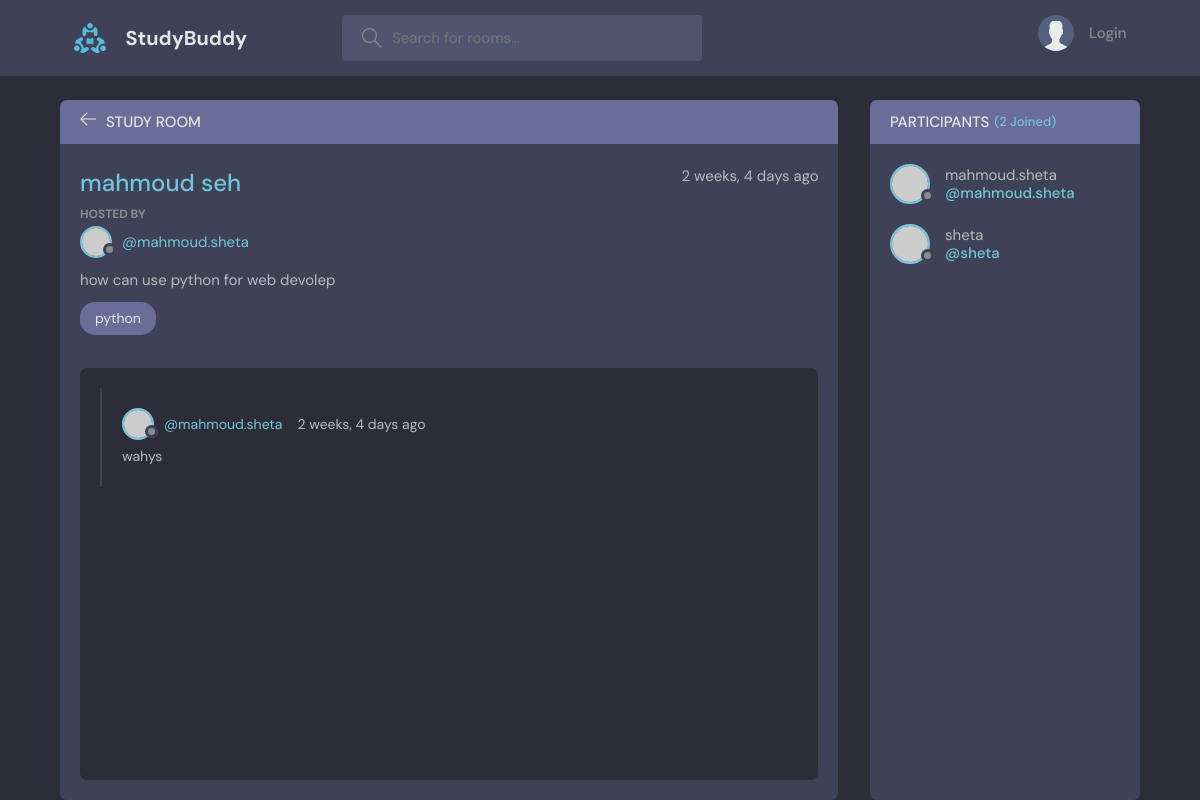
/room/13/, run on the app's committed database.
### base/models.py (models this page shows, shortened)
class Room(models.Model):
    host = models.ForeignKey(User,  on_delete=models.SET_NULL, null=True)
    topic = models.ForeignKey(Topic, on_delete=models.SET_NULL, null=True)
    name = models.CharField(max_length=200)
    descriptor = models.TextField(null=True, blank=True)
    participants = models.ManyToManyField(
        User, related_name='participants', blank=True)
    update = models.DateTimeField(auto_now=True)
    created = models.DateTimeField(auto_now_add=True)
    class Meta:
        ordering = ['-update', 'created']

class Topic(models.Model):
    name = models.CharField(max_length=200)
    def __str__(self):
        return self.name

class Message(models.Model):
    user = models.ForeignKey(User, on_delete=models.CASCADE)
    room = models.ForeignKey(Room, on_delete=models.CASCADE)
    body = models.TextField()
    update = models.DateTimeField(auto_now=True)
    created = models.DateTimeField(auto_now_add=True)
    class Meta:
        ordering = ['-update', 'created']

### base/views.py (the view, shortened to what this page needs)
# urls.py: path('room/<int:pk>/', views.room, name="room"),
def room(request, pk):
    room = Room.objects.get(id=pk)
    room_messages = room.message_set.all()
    Participants = room.participants.all()
    context = {'room': room, 'room_messages': room_messages,
               'participants': Participants, }
    return render(request, 'base/room.html', context)

### base/templates/base/room.html (shortened to what this page needs)
 {% extends 'main.html' %} {% block contant %}
<main class="profile-page layout layout--2">
    <div class="container">
        <div class="room">
            <div class="room__top">
                <div class="room__topLeft">
                    <a href="{%url 'home' %}">
                        <svg version="1.1" xmlns="http://www.w3.org/2000/svg" width="32" height="32" viewBox="0 0 32 32">
                <title>arrow-left</title>
                <path
                  d="M13.723 2.286l-13.723 13.714 13.719 13.714 1.616-1.611-10.96-10.96h27.625v-2.286h-27.625l10.965-10.965-1.616-1.607z"
                ></path>
              </svg>
                    </a>
                    <h3>Study Room</h3>
                </div>
            </div>
            <div class="room__box scroll">
                <div class="room__header scroll">
                    <div class="room__info">
                        <h3>{{room.name}}</h3>
                        <span>{{room.created|timesince}} ago</span>
                    </div>
                    <div class="room__hosted">
                        <p>Hosted By</p>
                        <a href="{%url 'profile' room.host.id %}" class="room__author">
                            <div class="avatar avatar--small">
                                <img src="https://randomuser.me/api/portraits/men/37.jpg" />
                            </div>
                            <span>@{{room.host.username}}</span>
                        </a>
                    </div>
                    <div class="room__details">
                        {{room.descriptor}}
                    </div>
                    <span class="room__topics">{{room.topic}}</span>
                </div>
                <div class="room__conversation">
                    <div class="threads scroll">
                        {%for message in room_messages %}
                        <div class="thread">
                            <div class="thread__top">
                                <div class="thread__author">
                                    <a href="{%url 'profile' message.user.id %}" class="thread__authorInfo">
                                        <div class="avatar avatar--small">
                                            <img src="https://randomuser.me/api/portraits/men/37.jpg" />
                                        </div>
                                        <span>@{{message.user}}</span>
                                    </a>
                                    <span class="thread__date">{{message.created|timesince}} ago</span>
                                </div>
                            </div>
                            <div class="thread__details">
                                {{message.body}}
                            </div>
                        </div>
                        {%endfor%}
                    </div>
                </div>
            </div>
        </div>
        <div class="participants">
            <h3 class="participants__top">Participants <span>({{participants.count}} Joined)</span></h3>
            <div class="participants__list scroll">
                {% for user in participants %}
                <a href="{% url 'profile' user.id %}" class="participant">
                    <div class="avatar avatar--medium">
                        <img src="https://randomuser.me/api/portraits/men/37.jpg" />
                    </div>
                    <p>
                        {{user.username}}
                        <span>@{{user.username}}</span>
                    </p>
                </a>
                {% endfor %}
            </div>
        </div>
    </div>
</main>
{% endblock%}

### data on the page
Room: name "mahmoud seh", created "2 weeks, 4 days", host.username "mahmoud.sheta", descriptor "how can use python for web devolep", topic "python"
Message: user "mahmoud.sheta", created "2 weeks, 4 days", body "wahys"

### other printed values
{{ participants.count }} "2"
{{ user.username }} "mahmoud.sheta"
{{ user.username }} "sheta"
